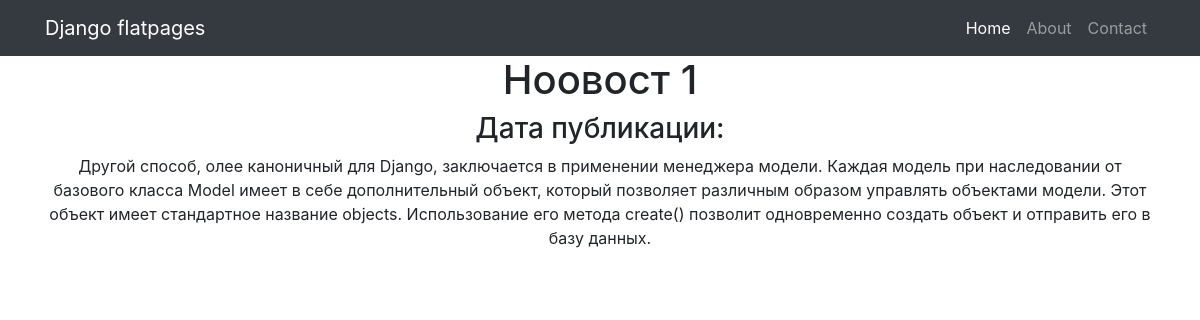
/posts/3, run on an earlier commit of the app's database.
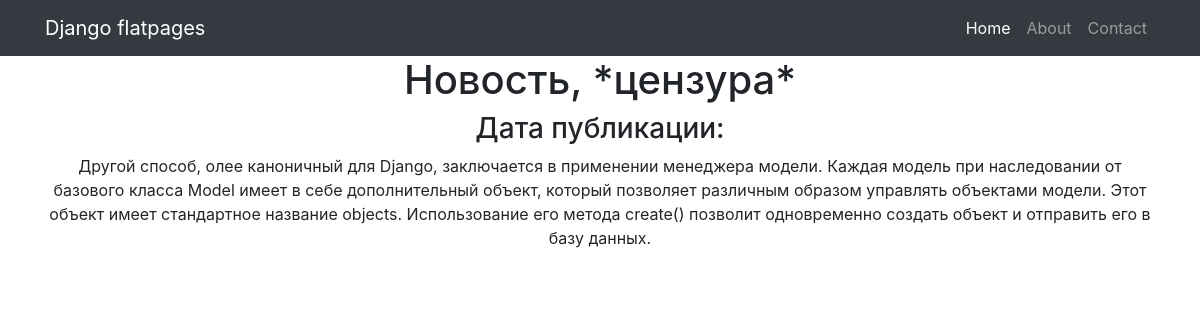
And on a later commit of the database.
### articles/models.py (models this page shows, shortened)
class Post(models.Model):
    author = models.ForeignKey(Author, on_delete=models.CASCADE)
    NEWS = 'NW'
    ARTICLE = 'AR'
    CATEGORY_CHOICES = (
        (NEWS, 'Новость'),
        (ARTICLE, 'Статья'),
    )
    caregoryType = models.CharField(max_length=2, choices=CATEGORY_CHOICES, default=ARTICLE)   # исправить опечатку
    dateCreation = models.DateTimeField(auto_now_add = True)
    postCategory = models.ManyToManyField(Category, through='PostCategory')
    title = models.CharField(max_length=128)
    text = models.TextField()
    rating = models.SmallIntegerField(default=0)

### articles/views.py (the view)
# urls.py: path('<int:pk>', PostDetail.as_view(), name='post_list'),
class PostDetail(DetailView):
    model = Post
    template_name = 'post_list.html'
    context_object_name = 'post'

### articles/templatetags/custom_filters.py (called while the page is built)
@register.filter(name='censor')
def censor(value):
    value_new = []
    value_list = value.split()
    for word in value_list:
        if word in censor_list:
            word = '*цензура*'
        value_new.append(word)
    value_censor = ' '.join(value_new)
    return value_censor

### templates/post_list.html (shortened to what this page needs)
{% extends 'flatpages/default.html' %}
{% load custom_filters %}
{% block content %}
    <h1>{{ post.title|censor }}</h1>
    <h3>Дата публикации: {{ post.dateCreation|date:'d M Y' }} {{ post.dateCreation|time:"H:i" }}</h3>
    <p>{{ post.text|censor }}</p>
{% endblock content %}

What changed in the data, as far as the page shows it:
changed Post: title|censor "Ноовост 1" → "Новость, *цензура*"
